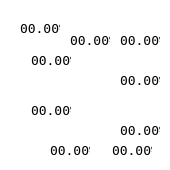
<?xml version="1.0" encoding="UTF-8"?>
<ui version="4.0">
 <class>Form</class>
 <widget class="QWidget" name="Form">
  <property name="geometry">
   <rect>
    <x>0</x>
    <y>0</y>
    <width>170</width>
    <height>170</height>
   </rect>
  </property>
  <property name="minimumSize">
   <size>
    <width>170</width>
    <height>170</height>
   </size>
  </property>
  <property name="maximumSize">
   <size>
    <width>170</width>
    <height>170</height>
   </size>
  </property>
  <property name="styleSheet">
   <string>background-color: rgb(255, 255, 255);</string>
  </property>
  <widget class="QWidget" name="router">
   <property name="geometry">
    <rect>
     <x>30</x>
     <y>30</y>
     <width>130</width>
     <height>130</height>
    </rect>
   </property>
   <widget class="QLabel" name="routerLabel">
    <property name="geometry">
     <rect>
      <x>40</x>
      <y>50</y>
      <width>50</width>
      <height>30</height>
     </rect>
    </property>
    <property name="font">
     <font>
      <family>Arial</family>
      <pointsize>14</pointsize>
      <bold>true</bold>
     </font>
    </property>
    <property name="alignment">
     <set>Qt::AlignCenter</set>
    </property>
    <property name="text">
     <string/>
    </property>
   </widget>
   <widget class="QLabel" name="north_HIGH_Label">
    <property name="geometry">
     <rect>
      <x>90</x>
      <y>0</y>
      <width>40</width>
      <height>20</height>
     </rect>
    </property>
    <property name="font">
     <font>
      <family>Andale Mono</family>
      <pointsize>10</pointsize>
     </font>
    </property>
    <property name="text">
     <string>00.00%</string>
    </property>
   </widget>
   <widget class="QLabel" name="south_HIGH_Label">
    <property name="geometry">
     <rect>
      <x>82</x>
      <y>110</y>
      <width>40</width>
      <height>20</height>
     </rect>
    </property>
    <property name="font">
     <font>
      <family>Andale Mono</family>
      <pointsize>10</pointsize>
     </font>
    </property>
    <property name="text">
     <string>00.00%</string>
    </property>
   </widget>
   <widget class="QLabel" name="south_LOW_Label">
    <property name="geometry">
     <rect>
      <x>20</x>
      <y>110</y>
      <width>40</width>
      <height>20</height>
     </rect>
    </property>
    <property name="font">
     <font>
      <family>Andale Mono</family>
      <pointsize>10</pointsize>
     </font>
    </property>
    <property name="text">
     <string>00.00%</string>
    </property>
   </widget>
   <widget class="QLabel" name="weast_LOW_Label">
    <property name="geometry">
     <rect>
      <x>1</x>
      <y>70</y>
      <width>40</width>
      <height>20</height>
     </rect>
    </property>
    <property name="font">
     <font>
      <family>Andale Mono</family>
      <pointsize>10</pointsize>
     </font>
    </property>
    <property name="text">
     <string>00.00%</string>
    </property>
   </widget>
   <widget class="QLabel" name="weast_HIGH_Label">
    <property name="geometry">
     <rect>
      <x>1</x>
      <y>20</y>
      <width>40</width>
      <height>20</height>
     </rect>
    </property>
    <property name="font">
     <font>
      <family>Andale Mono</family>
      <pointsize>10</pointsize>
     </font>
    </property>
    <property name="text">
     <string>00.00%</string>
    </property>
   </widget>
   <widget class="QLabel" name="north_LOW_Label">
    <property name="geometry">
     <rect>
      <x>40</x>
      <y>0</y>
      <width>40</width>
      <height>20</height>
     </rect>
    </property>
    <property name="font">
     <font>
      <family>Andale Mono</family>
      <pointsize>10</pointsize>
     </font>
    </property>
    <property name="text">
     <string>00.00%</string>
    </property>
   </widget>
   <widget class="QLabel" name="east_HIGH_Label">
    <property name="geometry">
     <rect>
      <x>90</x>
      <y>40</y>
      <width>40</width>
      <height>20</height>
     </rect>
    </property>
    <property name="font">
     <font>
      <family>Andale Mono</family>
      <pointsize>10</pointsize>
     </font>
    </property>
    <property name="text">
     <string>00.00%</string>
    </property>
   </widget>
   <widget class="QLabel" name="east_LOW_Label">
    <property name="geometry">
     <rect>
      <x>90</x>
      <y>90</y>
      <width>40</width>
      <height>20</height>
     </rect>
    </property>
    <property name="font">
     <font>
      <family>Andale Mono</family>
      <pointsize>10</pointsize>
     </font>
    </property>
    <property name="text">
     <string>00.00%</string>
    </property>
   </widget>
  </widget>
  <widget class="QWidget" name="out_north_HIGH">
   <property name="geometry">
    <rect>
     <x>115</x>
     <y>0</y>
     <width>6</width>
     <height>30</height>
    </rect>
   </property>
  </widget>
  <widget class="QWidget" name="in_north_HIGH">
   <property name="geometry">
    <rect>
     <x>124</x>
     <y>0</y>
     <width>20</width>
     <height>30</height>
    </rect>
   </property>
  </widget>
  <widget class="QWidget" name="out_weast_HIGH">
   <property name="geometry">
    <rect>
     <x>0</x>
     <y>77</y>
     <width>30</width>
     <height>6</height>
    </rect>
   </property>
  </widget>
  <widget class="QWidget" name="in_weast_HIGH">
   <property name="geometry">
    <rect>
     <x>0</x>
     <y>53</y>
     <width>30</width>
     <height>20</height>
    </rect>
   </property>
  </widget>
  <widget class="QWidget" name="in_east_LOW">
   <property name="geometry">
    <rect>
     <x>160</x>
     <y>120</y>
     <width>33</width>
     <height>20</height>
    </rect>
   </property>
  </widget>
  <widget class="QWidget" name="out_east_LOW">
   <property name="geometry">
    <rect>
     <x>160</x>
     <y>110</y>
     <width>33</width>
     <height>6</height>
    </rect>
   </property>
  </widget>
  <widget class="QWidget" name="in_south_LOW">
   <property name="geometry">
    <rect>
     <x>50</x>
     <y>160</y>
     <width>20</width>
     <height>30</height>
    </rect>
   </property>
  </widget>
  <widget class="QWidget" name="out_south_LOW">
   <property name="geometry">
    <rect>
     <x>72</x>
     <y>160</y>
     <width>6</width>
     <height>30</height>
    </rect>
   </property>
  </widget>
  <widget class="QWidget" name="in_south_HIGH">
   <property name="geometry">
    <rect>
     <x>108</x>
     <y>160</y>
     <width>20</width>
     <height>30</height>
    </rect>
   </property>
  </widget>
  <widget class="QWidget" name="out_south_HIGH">
   <property name="geometry">
    <rect>
     <x>131</x>
     <y>160</y>
     <width>6</width>
     <height>30</height>
    </rect>
   </property>
  </widget>
  <widget class="QWidget" name="out_weast_LOW">
   <property name="geometry">
    <rect>
     <x>0</x>
     <y>127</y>
     <width>30</width>
     <height>6</height>
    </rect>
   </property>
  </widget>
  <widget class="QWidget" name="in_weast_LOW">
   <property name="geometry">
    <rect>
     <x>0</x>
     <y>103</y>
     <width>30</width>
     <height>20</height>
    </rect>
   </property>
  </widget>
  <widget class="QWidget" name="in_east_HIGH">
   <property name="geometry">
    <rect>
     <x>160</x>
     <y>70</y>
     <width>20</width>
     <height>20</height>
    </rect>
   </property>
  </widget>
  <widget class="QWidget" name="out_east_HIGH">
   <property name="geometry">
    <rect>
     <x>160</x>
     <y>60</y>
     <width>33</width>
     <height>6</height>
    </rect>
   </property>
  </widget>
  <widget class="QWidget" name="out_north_LOW">
   <property name="geometry">
    <rect>
     <x>57</x>
     <y>0</y>
     <width>6</width>
     <height>30</height>
    </rect>
   </property>
  </widget>
  <widget class="QWidget" name="in_north_LOW">
   <property name="geometry">
    <rect>
     <x>65</x>
     <y>0</y>
     <width>20</width>
     <height>30</height>
    </rect>
   </property>
  </widget>
  <widget class="QWidget" name="local_out">
   <property name="geometry">
    <rect>
     <x>0</x>
     <y>20</y>
     <width>20</width>
     <height>20</height>
    </rect>
   </property>
  </widget>
  <widget class="QLabel" name="local_Label">
   <property name="geometry">
    <rect>
     <x>20</x>
     <y>18</y>
     <width>40</width>
     <height>20</height>
    </rect>
   </property>
   <property name="font">
    <font>
     <family>Andale Mono</family>
     <pointsize>10</pointsize>
    </font>
   </property>
   <property name="text">
    <string>00.00%</string>
   </property>
  </widget>
  <widget class="QWidget" name="local_in">
   <property name="geometry">
    <rect>
     <x>0</x>
     <y>0</y>
     <width>20</width>
     <height>20</height>
    </rect>
   </property>
  </widget>
 </widget>
 <resources/>
 <connections/>
</ui>
